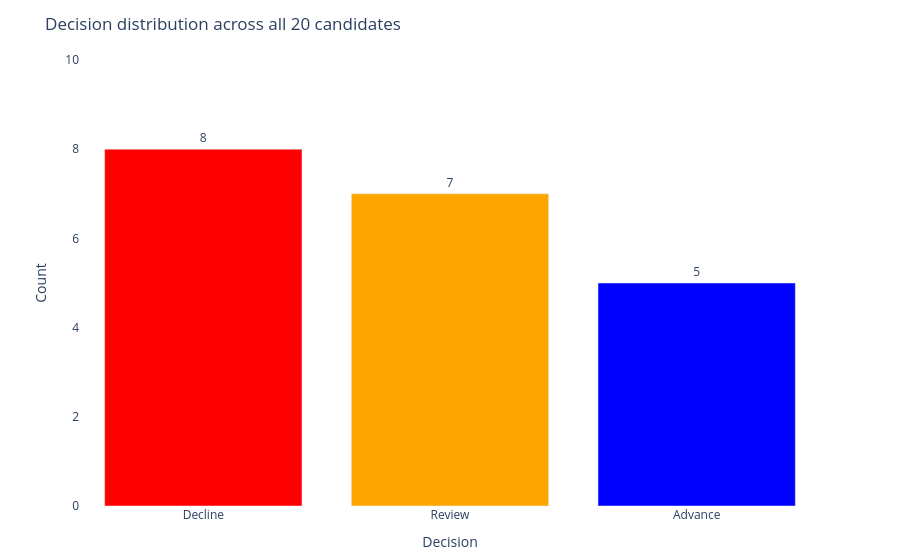

The code cell stored with this chart in its notebook:
### Markdown cell above
## 9. Decision distribution

Does Jev use Review as a genuine middle ground, or does it collapse to binary advance/decline?

### Code cell
decision_counts = results_df["decision"].value_counts().reset_index()
decision_counts.columns = ["decision", "count"]
decision_counts["color"] = decision_counts["decision"].map({
    "Advance": "blue",
    "Review":  "orange",
    "Decline": "red",
})

fig2 = go.Figure(go.Bar(
    x=decision_counts["decision"],
    y=decision_counts["count"],
    marker_color=decision_counts["color"],
    text=decision_counts["count"],
    textposition="outside",
))
fig2.update_layout(
    title="Decision distribution across all 20 candidates",
    xaxis_title="Decision",
    yaxis_title="Count",
    yaxis=dict(range=[0, decision_counts["count"].max() + 2]),
    plot_bgcolor="white",
    paper_bgcolor="white",
    font=dict(size=12),
    margin=dict(t=60, b=40),
)
fig2.show()

print()
for _, row in decision_counts.iterrows():
    mean_conf = results_df[results_df["decision"] == row["decision"]]["confidence"].mean()
    print(f"  {row['decision']:7}: {row['count']} candidates, "
          f"mean confidence {mean_conf:.2f}")

### Figure 1 — Plotly figure (JSON) as saved in the notebook; plotly's stock layout.template omitted (floating-point values rounded to 4 significant figures)
{"data": [{"marker": {"color": ["red", "orange", "blue"]}, "text": [8.0, 7.0, 5.0], "textposition": "outside", "type": "bar", "x": ["Decline", "Review", "Advance"], "y": [8, 7, 5]}], "layout": {"font": {"size": 12}, "margin": {"b": 40, "t": 60}, "paper_bgcolor": "white", "plot_bgcolor": "white", "title": {"text": "Decision distribution across all 20 candidates"}, "xaxis": {"title": {"text": "Decision"}}, "yaxis": {"range": [0, 10], "title": {"text": "Count"}}}}
